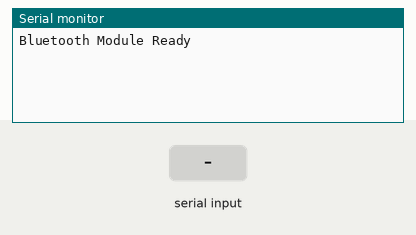
This sketch was run on a simulated Arduino Uno, built with avr-gcc and run on an emulated ATmega328P. Shown: the last lines printed to the serial monitor. Inputs (shaded band) come from the test bench.

Above: at 1.2 s.
1.3 s: "1\n" received over the second serial link
At 1.9 s:
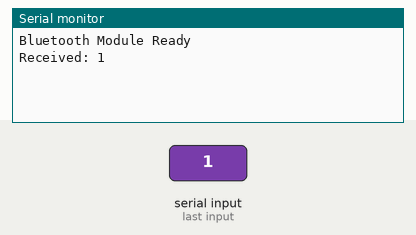
2.8 s: "0\n" received over the second serial link
At 4.0 s:
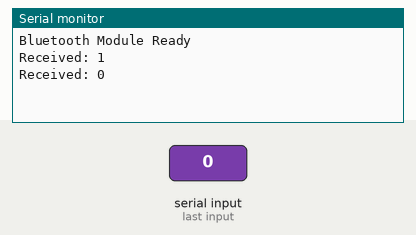
4.3 s: "2\n" received over the second serial link
At 5.4 s:
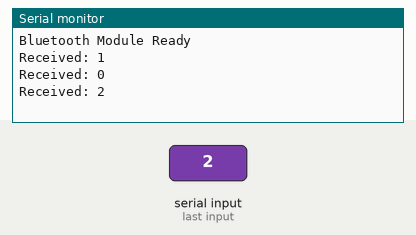

The sketch:

bluetooth.ino
```cpp
#include <SoftwareSerial.h>


// HC-06 configuration
int rx = 7;
int tx = 6;
SoftwareSerial mySerial(rx, tx); // RX, TX

// initial
void setup() {

  Serial.begin(9600);
  while (!Serial) {
  }
  Serial.println("Bluetooth Module Ready");
  mySerial.begin(9600);
}

void loop() {
  if (mySerial.available()) {
    // Read data until newline character ('\n') is encountered
    char buffer[64];
    int bytesRead = mySerial.readBytesUntil('\n', buffer, sizeof(buffer) - 1);
    buffer[bytesRead] = '\0';  // Null-terminate the received data

    // Print the received buffer
    Serial.print("Received: ");
    Serial.println(buffer);  // Print the buffer

    // Send the received buffer back to the app
    mySerial.print("You sent: ");
    mySerial.println(buffer);

    mySerial.println(5);
    mySerial.println("5");
  }
}
```

Measured:
- after the input at 1.3 s, the serial monitor: prints a new line at once (image 1)
- after the input at 2.8 s, the serial monitor: prints a new line at once (image 2)
- after the input at 4.3 s, the serial monitor: prints a new line at once (image 3)
